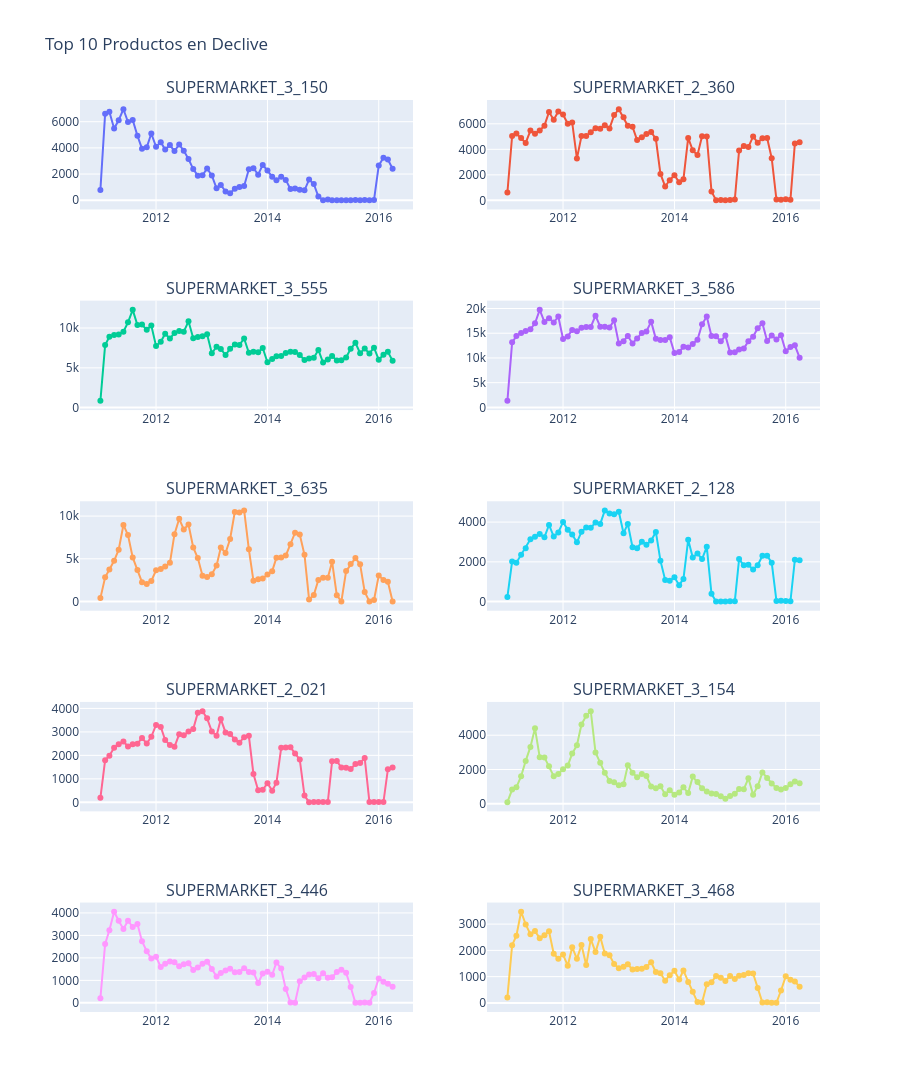

Notebook code cell kept with this figure:
### Code cell
productos_declive = df_tendencias.head(10)
fig = make_subplots(rows=5, cols=2, subplot_titles=[f"{prod}" for prod, pend in zip(productos_declive['item'], productos_declive['pendiente_tendencia'])])

for idx, prod in enumerate(productos_declive['item']):
    datos_prod = ventas_mensuales[ventas_mensuales['item'] == prod].sort_values('year_month')
    fig.add_trace(go.Scatter(x=datos_prod['year_month'], y=datos_prod['sales'], mode='lines+markers', name=prod, showlegend=False), row=idx//2+1, col=idx%2+1)

fig.update_layout(height=1200, title_text="Top 10 Productos en Declive")
fig.show()
